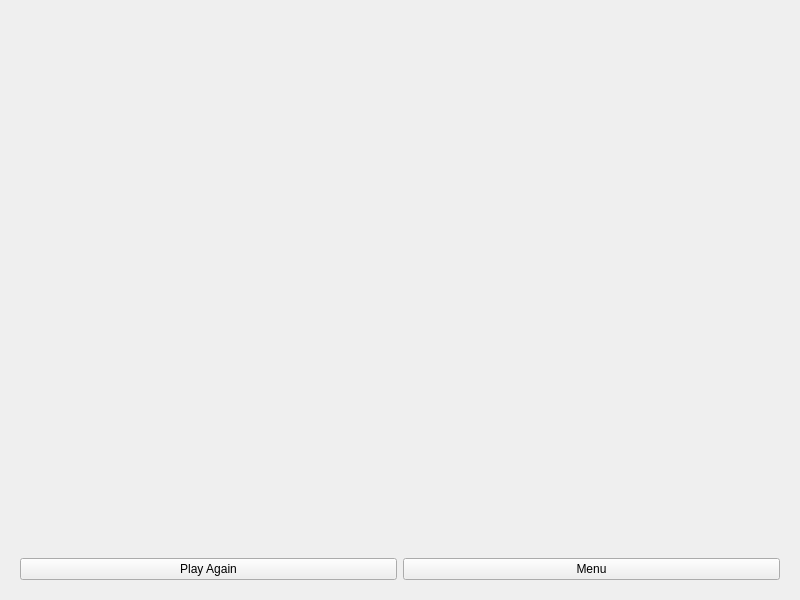
<?xml version="1.0" encoding="UTF-8"?>
<ui version="4.0">
 <class>EndScreen</class>
 <widget class="QWidget" name="EndScreen">
  <property name="geometry">
   <rect>
    <x>0</x>
    <y>0</y>
    <width>800</width>
    <height>600</height>
   </rect>
  </property>
  <property name="windowTitle">
   <string>Form</string>
  </property>
  <layout class="QVBoxLayout" name="verticalLayout">
   <item>
    <widget class="QStackedWidget" name="stackedWidget">
     <widget class="QWidget" name="SingleScore">
      <layout class="QVBoxLayout" name="verticalLayout_2">
       <item alignment="Qt::AlignHCenter">
        <widget class="QLabel" name="ScoreLabel">
         <property name="text">
          <string/>
         </property>
        </widget>
       </item>
       <item>
        <layout class="QGridLayout" name="gridLayout">
         <item row="0" column="0">
          <widget class="QPushButton" name="AgainButton">
           <property name="text">
            <string>Play Again</string>
           </property>
          </widget>
         </item>
         <item row="0" column="1">
          <widget class="QPushButton" name="MenuButton">
           <property name="text">
            <string>Menu</string>
           </property>
          </widget>
         </item>
        </layout>
       </item>
      </layout>
     </widget>
     <widget class="QWidget" name="MultiScore">
      <layout class="QVBoxLayout" name="verticalLayout_3">
       <item alignment="Qt::AlignHCenter">
        <widget class="QLabel" name="ScreenLabel">
         <property name="styleSheet">
          <string notr="true">font-size: 30px</string>
         </property>
         <property name="text">
          <string>Scoreboard</string>
         </property>
        </widget>
       </item>
       <item>
        <widget class="QTableWidget" name="Scoreboard">
         <property name="editTriggers">
          <set>QAbstractItemView::NoEditTriggers</set>
         </property>
         <property name="showGrid">
          <bool>true</bool>
         </property>
         <property name="gridStyle">
          <enum>Qt::SolidLine</enum>
         </property>
         <property name="wordWrap">
          <bool>true</bool>
         </property>
         <property name="cornerButtonEnabled">
          <bool>true</bool>
         </property>
         <attribute name="horizontalHeaderVisible">
          <bool>true</bool>
         </attribute>
         <attribute name="horizontalHeaderCascadingSectionResizes">
          <bool>false</bool>
         </attribute>
         <attribute name="horizontalHeaderHighlightSections">
          <bool>true</bool>
         </attribute>
         <attribute name="horizontalHeaderShowSortIndicator" stdset="0">
          <bool>false</bool>
         </attribute>
         <attribute name="horizontalHeaderStretchLastSection">
          <bool>true</bool>
         </attribute>
         <attribute name="verticalHeaderVisible">
          <bool>true</bool>
         </attribute>
         <attribute name="verticalHeaderStretchLastSection">
          <bool>false</bool>
         </attribute>
         <column>
          <property name="text">
           <string>Id</string>
          </property>
         </column>
         <column>
          <property name="text">
           <string>Score</string>
          </property>
         </column>
         <column>
          <property name="text">
           <string>Ready</string>
          </property>
         </column>
        </widget>
       </item>
       <item>
        <layout class="QGridLayout" name="gridLayout_2">
         <item row="0" column="2">
          <widget class="QPushButton" name="MultiMenuButton">
           <property name="text">
            <string>Main Menu</string>
           </property>
          </widget>
         </item>
         <item row="0" column="0">
          <widget class="QPushButton" name="MultiAgainButton">
           <property name="text">
            <string>Play Again</string>
           </property>
          </widget>
         </item>
         <item row="0" column="1">
          <widget class="QPushButton" name="MultiLobbyButton">
           <property name="text">
            <string>Lobby</string>
           </property>
          </widget>
         </item>
        </layout>
       </item>
      </layout>
     </widget>
    </widget>
   </item>
  </layout>
 </widget>
 <resources/>
 <connections/>
</ui>
